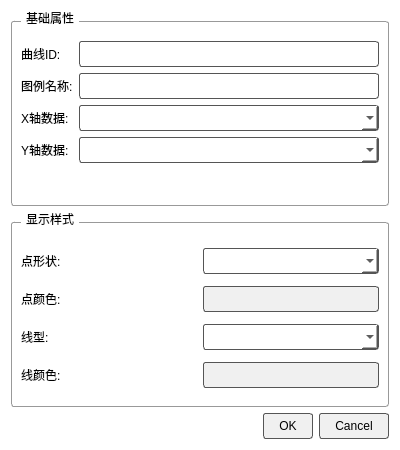
<?xml version="1.0" encoding="UTF-8"?>
<ui version="4.0">
 <class>PlottingDialog4</class>
 <widget class="QDialog" name="PlottingDialog4">
  <property name="geometry">
   <rect>
    <x>0</x>
    <y>0</y>
    <width>400</width>
    <height>450</height>
   </rect>
  </property>
  <property name="windowTitle">
   <string>编辑曲线属性</string>
  </property>
  <property name="styleSheet">
   <string notr="true">/* 全局白底黑字 */
QDialog, QWidget { background-color: white; color: black; font-family: &quot;Microsoft YaHei&quot;; }
QLabel { color: black; }
QLineEdit, QComboBox { color: black; background-color: white; border: 1px solid #555; padding: 4px; border-radius: 3px; }
QGroupBox { border: 1px solid #999; margin-top: 10px; padding-top: 10px; border-radius: 3px; }
QGroupBox::title { subcontrol-origin: margin; left: 10px; padding: 0 3px; color: black; font-weight: bold; }
QPushButton { color: black; background-color: #f0f0f0; border: 1px solid #555; padding: 5px 15px; border-radius: 3px; }
</string>
  </property>
  <layout class="QVBoxLayout" name="verticalLayout">
   <item>
    <widget class="QGroupBox" name="groupBox">
     <property name="title">
      <string>基础属性</string>
     </property>
     <layout class="QFormLayout" name="formLayout">
      <item row="0" column="0">
       <widget class="QLabel" name="label">
        <property name="text">
         <string>曲线ID:</string>
        </property>
       </widget>
      </item>
      <item row="0" column="1">
       <widget class="QLineEdit" name="lineName">
        <property name="readOnly">
         <bool>true</bool>
        </property>
        <property name="toolTip">
         <string>ID不可修改</string>
        </property>
       </widget>
      </item>
      <item row="1" column="0">
       <widget class="QLabel" name="label_2">
        <property name="text">
         <string>图例名称:</string>
        </property>
       </widget>
      </item>
      <item row="1" column="1">
       <widget class="QLineEdit" name="lineLegend"/>
      </item>
      <item row="2" column="0">
       <widget class="QLabel" name="label_3">
        <property name="text">
         <string>X轴数据:</string>
        </property>
       </widget>
      </item>
      <item row="2" column="1">
       <widget class="QComboBox" name="comboXCol"/>
      </item>
      <item row="3" column="0">
       <widget class="QLabel" name="label_4">
        <property name="text">
         <string>Y轴数据:</string>
        </property>
       </widget>
      </item>
      <item row="3" column="1">
       <widget class="QComboBox" name="comboYCol"/>
      </item>
     </layout>
    </widget>
   </item>
   <item>
    <widget class="QGroupBox" name="groupBox_2">
     <property name="title">
      <string>显示样式</string>
     </property>
     <layout class="QGridLayout" name="gridLayout">
      <item row="0" column="0">
       <widget class="QLabel" name="label_5">
        <property name="text">
         <string>点形状:</string>
        </property>
       </widget>
      </item>
      <item row="0" column="1">
       <widget class="QComboBox" name="comboShape"/>
      </item>
      <item row="1" column="0">
       <widget class="QLabel" name="label_6">
        <property name="text">
         <string>点颜色:</string>
        </property>
       </widget>
      </item>
      <item row="1" column="1">
       <widget class="QPushButton" name="btnPointColor">
        <property name="text">
         <string/>
        </property>
       </widget>
      </item>
      <item row="2" column="0">
       <widget class="QLabel" name="label_7">
        <property name="text">
         <string>线型:</string>
        </property>
       </widget>
      </item>
      <item row="2" column="1">
       <widget class="QComboBox" name="comboLineStyle"/>
      </item>
      <item row="3" column="0">
       <widget class="QLabel" name="label_8">
        <property name="text">
         <string>线颜色:</string>
        </property>
       </widget>
      </item>
      <item row="3" column="1">
       <widget class="QPushButton" name="btnLineColor">
        <property name="text">
         <string/>
        </property>
       </widget>
      </item>
     </layout>
    </widget>
   </item>
   <item>
    <widget class="QDialogButtonBox" name="buttonBox">
     <property name="orientation">
      <enum>Qt::Horizontal</enum>
     </property>
     <property name="standardButtons">
      <set>QDialogButtonBox::Cancel|QDialogButtonBox::Ok</set>
     </property>
    </widget>
   </item>
  </layout>
 </widget>
 <resources/>
 <connections>
  <connection>
   <sender>buttonBox</sender>
   <signal>accepted()</signal>
   <receiver>PlottingDialog4</receiver>
   <slot>accept()</slot>
  </connection>
  <connection>
   <sender>buttonBox</sender>
   <signal>rejected()</signal>
   <receiver>PlottingDialog4</receiver>
   <slot>reject()</slot>
  </connection>
 </connections>
</ui>
